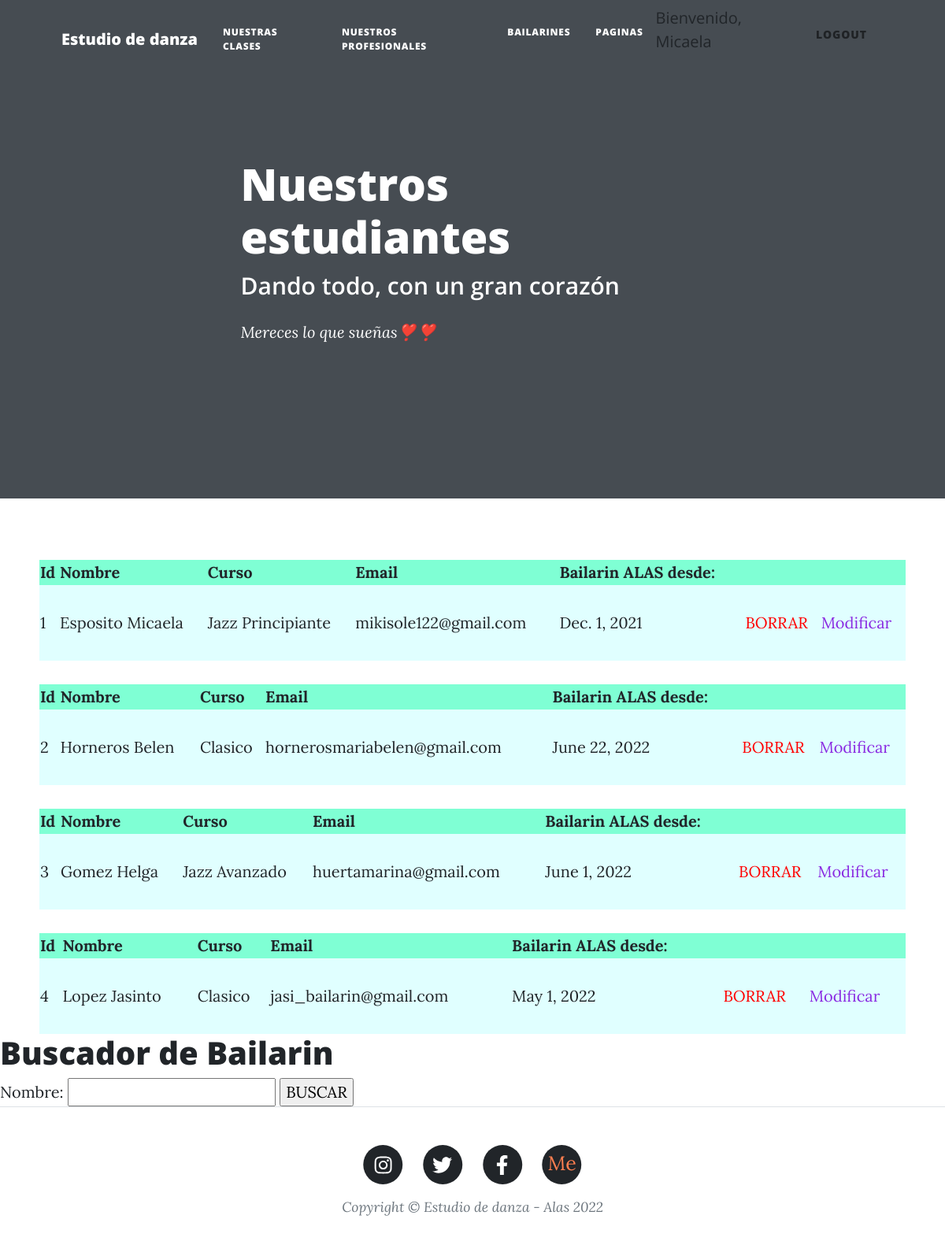
/blogdanzaalas/bailarines (signed in), run on the app's committed database.
### blogdanzaalas/models.py (models this page shows, shortened)
class Bailarines(models.Model):
    nombre=models.CharField(max_length=20)
    apellido=models.CharField(max_length=20)
    curso=models.CharField(max_length=20)
    activodesde=models.DateField()
    email=models.EmailField(max_length=40)

### blogdanzaalas/views.py (the view)
# urls.py: path('bailarines',views.bailarines,name='bailarines'),
def bailarines(request):
    bailarin= Bailarines.objects.all()
    bdbailarin={"bdbailarin": bailarin}
    return render(request,'estudiantes.html',bdbailarin)

### blogdanzaalas/templates/estudiantes.html
{% extends "index.html" %}
{% load static %}
{% block contenioQueCambia %}
<header class="masthead">
    <div class="container position-relative px-4 px-lg-5">
        <div class="row gx-4 gx-lg-5 justify-content-center">
            <div class="col-md-10 col-lg-8 col-xl-7">
                <div class="post-heading">
                    <h1>Nuestros estudiantes</h1>
                    <h2 class="subheading">Dando todo, con un gran corazón</h2>
                    <span class="meta">
                        Mereces lo que sueñas❣❣
                    </span>
                </div>
            </div>
        </div>
    </div>
</header>
<main>
    {% for bailarin in bdbailarin %}
    <table style="border:10px; margin: 0 auto;width: 1100px;background-color: aquamarine">
        <tr>
            <td><strong>Id</strong></td>&nbsp;
            <td><strong>Nombre</strong></td>&nbsp;&nbsp;&nbsp;
            <td><strong>Curso</strong></td>&nbsp;
            <td><strong>Email</strong></td>&nbsp;
            <td><strong>Bailarin ALAS desde: </strong></td>&nbsp;
        </tr>
        <tr style="background-color: lightcyan">
            <td><p>{{bailarin.id}}</p></td>
            <td>{{bailarin.apellido}} {{bailarin.nombre}}</td>
            <td>{{bailarin.curso}}</td>
            <td>{{bailarin.email}}</td>
            <td>{{bailarin.activodesde}}</td>
            <td><a href="{% url 'eliminarbailarin' bailarin.id %}" style="color:red;">BORRAR</a></td>
            <td><a href="{% url 'editalumno' bailarin.id %}" style="color:blueviolet">Modificar</a></td>
        </tr>
    </table>
    {% endfor %}
    <div>
        <h1>Buscador de Bailarin</h1>
      <form action="buscar">
        <label for="nombre">Nombre:</label>
        <input type="text" name="nombre">
        <input type="submit" value="BUSCAR">
      </form>
    </div>
</main>
{% endblock %}

### blogdanzaalas/templates/index.html (shortened to what this page needs)
<!DOCTYPE html>
<html lang="en">
    <head>
        {% load static %}
        <link href={% static 'blogdanzaalas/css/styles.css' %} rel="stylesheet" />
    </head>
    <body>
        <nav class="navbar navbar-expand-lg navbar-light" id="mainNav">
            <div class="container px-4 px-lg-5">
                <a class="navbar-brand" href={% url 'inicio' %}>Estudio de danza</a>
                <div class="collapse navbar-collapse" id="navbarResponsive">
                    <ul class="navbar-nav ms-auto py-4 py-lg-0">
                        <li class="nav-item"><a class="nav-link px-lg-3 py-3 py-lg-4" href={% url 'clases' %}>Nuestras clases</a></li>
                        <li class="nav-item"><a class="nav-link px-lg-3 py-3 py-lg-4" href={% url 'profesores' %}>Nuestros profesionales</a></li>
                        {% if request.user.is_authenticated %}
                        <li class="nav-item"><a class="nav-link px-lg-3 py-3 py-lg-4" href={% url 'bailarines' %}>Bailarines</a></li>
                        <li class="nav-item"><a class="nav-link px-lg-3 py-3 py-lg-4" href={% url 'altas' %}>Paginas</a></li>
                        {% endif %}
                        {% if request.user.is_authenticated %}
                        <a href={% url 'modif_perfil' %}>Bienvenido, {{user.username}}</a>
                        <li class="btn text-uppercase"><a class="nav-link" href={% url 'logout' %}>Logout</a></li>
                        {% endif %}
                    </ul>
                </div>
            </div>
        </nav>
        {% block contenioQueCambia %}{% endblock %}
        <footer class="border-top">
            <div class="container px-4 px-lg-5">
                <div class="row gx-4 gx-lg-5 justify-content-center">
                    <div class="col-md-10 col-lg-8 col-xl-7">
                        <ul class="list-inline text-center">
                            <li class="list-inline-item">
                                <a href="http://www.instagram.com/alasdanzayarte/?utm_medium=copy_link" target="_blank">
                                    <span class="fa-stack fa-lg">
                                        <i class="fas fa-circle fa-stack-2x"></i>
                                        <i class="fab fa-instagram fa-stack-1x fa-inverse"></i>
                                    </span>
                                </a>
                            </li>
                            <li class="list-inline-item">
                                <a href="https://twitter.com/danzaalasdeluz" target="_blank">
                                    <span class="fa-stack fa-lg">
                                        <i class="fas fa-circle fa-stack-2x"></i>
                                        <i class="fab fa-twitter fa-stack-1x fa-inverse"></i>
                                    </span>
                                </a>
                            </li>
                            <li class="list-inline-item">
                                <a href="https://www.facebook.com/espaciodearte.alas" target="_blank">
                                    <span class="fa-stack fa-lg">
                                        <i class="fas fa-circle fa-stack-2x"></i>
                                        <i class="fab fa-facebook-f fa-stack-1x fa-inverse"></i>
                                    </span>
                                </a>
                            </li>
                            {% if request.user.is_authenticated %}
                            <li class="list-inline-item">
                                <a href="{% url 'aboutme' %}" target="_blank">
                                    <span class="fa-stack fa-lg">
                                        <i class="fas fa-circle fa-stack-2x"></i>
                                        <p class="fa-stack-1x fa-inverse"style="color: coral;margin-top: 23px;">Me</p>
                                    </span>
                                </a>
                            </li>
                            {% endif %}
                        </ul>
                        <div class="small text-center text-muted fst-italic">Copyright &copy; Estudio de danza - Alas 2022</div>
                    </div>
                </div>
            </div>
        </footer>
    </body>
</html>

### data on the page
Bailarines: id "1", apellido "Esposito", nombre "Micaela", curso "Jazz Principiante", email "mikisole122@gmail.com", activodesde "Dec. 1, 2021"
Bailarines: id "2", apellido "Horneros", nombre "Belen", curso "Clasico", email "hornerosmariabelen@gmail.com", activodesde "June 22, 2022"
Bailarines: id "3", apellido "Gomez", nombre "Helga", curso "Jazz Avanzado", email "huertamarina@gmail.com", activodesde "June 1, 2022"
Bailarines: id "4", apellido "Lopez", nombre "Jasinto", curso "Clasico", email "jasi_bailarin@gmail.com", activodesde "May 1, 2022"

### other printed values
{{ user.username }} "Micaela"
